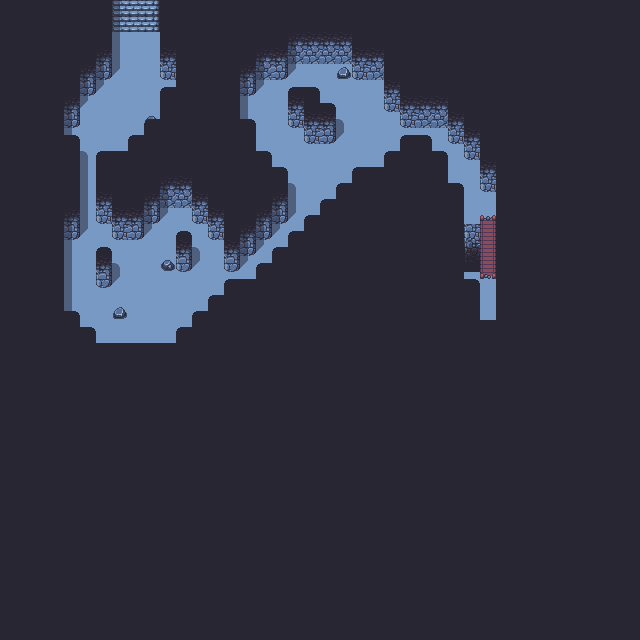

A level layout from a 2D game, rendered from its tile map. Below: a short description, then the map file with tile-grid data replaced by summaries:
An orthogonal 40x40 tile map with 16x16 px tiles, 4 tile layers (Tile Layer 1, Tile Layer 2, Shadows, Walls).

<map version="1.0" orientation="orthogonal" renderorder="right-down" width="40" height="40" tilewidth="16" tileheight="16">
 <tileset firstgid="1" name="dungeon" tilewidth="16" tileheight="16">
  <properties>
   <property name="main" value="true" />
  </properties>
  <image source="../../SimpleRPGContent/graphics/dungeon.png" width="256" height="256" />
  <tile id="7">
   <properties>
    <property name="pass" value="false" />
   </properties>
  </tile>
  <tile id="8">
   <properties>
    <property name="pass" value="false" />
   </properties>
  </tile>
  <tile id="9">
   <properties>
    <property name="pass" value="false" />
   </properties>
  </tile>
  <tile id="10">
   <properties>
    <property name="pass" value="false" />
   </properties>
  </tile>
  <tile id="11">
   <properties>
    <property name="pass" value="false" />
   </properties>
  </tile>
  <tile id="16">
   <properties>
    <property name="pass" value="true" />
   </properties>
  </tile>
  <tile id="17">
   <properties>
    <property name="pass" value="false" />
   </properties>
  </tile>
  <tile id="18">
   <properties>
    <property name="pass" value="false" />
   </properties>
  </tile>
  <tile id="19">
   <properties>
    <property name="pass" value="false" />
   </properties>
  </tile>
  <tile id="20">
   <properties>
    <property name="pass" value="true" />
   </properties>
  </tile>
  <tile id="21">
   <properties>
    <property name="pass" value="true" />
   </properties>
  </tile>
  <tile id="22">
   <properties>
    <property name="pass" value="true" />
   </properties>
  </tile>
  <tile id="23">
   <properties>
    <property name="pass" value="false" />
   </properties>
  </tile>
  <tile id="24">
   <properties>
    <property name="pass" value="false" />
   </properties>
  </tile>
  <tile id="25">
   <properties>
    <property name="pass" value="false" />
   </properties>
  </tile>
  <tile id="32">
   <properties>
    <property name="pass" value="false" />
   </properties>
  </tile>
  <tile id="33">
   <properties>
    <property name="pass" value="false" />
   </properties>
  </tile>
  <tile id="34">
   <properties>
    <property name="pass" value="false" />
   </properties>
  </tile>
  <tile id="35">
   <properties>
    <property name="pass" value="false" />
   </properties>
  </tile>
  <tile id="36">
   <properties>
    <property name="pass" value="true" />
   </properties>
  </tile>
  <tile id="37">
   <properties>
    <property name="pass" value="true" />
   </properties>
  </tile>
  <tile id="38">
   <properties>
    <property name="pass" value="true" />
   </properties>
  </tile>
  <tile id="39">
   <properties>
    <property name="pass" value="false" />
   </properties>
  </tile>
  <tile id="40">
   <properties>
    <property name="pass" value="false" />
   </properties>
  </tile>
  <tile id="41">
   <properties>
    <property name="pass" value="false" />
   </properties>
  </tile>
  <tile id="49">
   <properties>
    <property name="pass" value="false" />
   </properties>
  </tile>
  <tile id="50">
   <properties>
    <property name="pass" value="false" />
   </properties>
  </tile>
  <tile id="51">
   <properties>
    <property name="pass" value="false" />
   </properties>
  </tile>
  <tile id="52">
   <properties>
    <property name="pass" value="true" />
   </properties>
  </tile>
  <tile id="53">
   <properties>
    <property name="pass" value="true" />
   </properties>
  </tile>
  <tile id="54">
   <properties>
    <property name="pass" value="true" />
   </properties>
  </tile>
  <tile id="83">
   <properties>
    <property name="pass" value="false" />
   </properties>
  </tile>
  <tile id="99">
   <properties>
    <property name="pass" value="false" />
   </properties>
  </tile>
  <tile id="115">
   <properties>
    <property name="pass" value="false" />
   </properties>
  </tile>
 </tileset>
 <layer name="Tile Layer 1" width="40" height="40">
  <data>[1600 cells, 1600 non-empty, 14 distinct tile ids]</data>
 </layer>
 <layer name="Tile Layer 2" width="40" height="40">
  <data>[1600 cells, 80 non-empty, 15 distinct tile ids]</data>
 </layer>
 <layer name="Shadows" width="40" height="40">
  <data>[1600 cells, 66 non-empty, 3 distinct tile ids]</data>
 </layer>
 <objectgroup name="Object Layer 1" />
 <layer name="Walls" width="40" height="40">
  <data>[1600 cells, 38 non-empty, 4 distinct tile ids]</data>
 </layer>
</map>